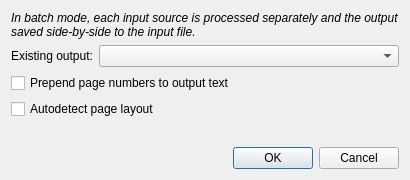
<?xml version="1.0" encoding="UTF-8"?>
<ui version="4.0">
 <class>BatchModeDialog</class>
 <widget class="QDialog" name="BatchModeDialog">
  <property name="geometry">
   <rect>
    <x>0</x>
    <y>0</y>
    <width>410</width>
    <height>180</height>
   </rect>
  </property>
  <property name="windowTitle">
   <string>Batch Mode</string>
  </property>
  <layout class="QGridLayout" name="gridLayout">
   <item row="4" column="0" colspan="2">
    <spacer name="verticalSpacer">
     <property name="orientation">
      <enum>Qt::Orientation::Vertical</enum>
     </property>
     <property name="sizeHint" stdset="0">
      <size>
       <width>20</width>
       <height>40</height>
      </size>
     </property>
    </spacer>
   </item>
   <item row="2" column="0" colspan="2">
    <widget class="QCheckBox" name="checkBoxPrependPage">
     <property name="text">
      <string>Prepend page numbers to output text</string>
     </property>
    </widget>
   </item>
   <item row="5" column="0" colspan="2">
    <widget class="QDialogButtonBox" name="buttonBox">
     <property name="orientation">
      <enum>Qt::Orientation::Horizontal</enum>
     </property>
     <property name="standardButtons">
      <set>QDialogButtonBox::StandardButton::Cancel|QDialogButtonBox::StandardButton::Ok</set>
     </property>
    </widget>
   </item>
   <item row="1" column="0">
    <widget class="QLabel" name="labelExisting">
     <property name="text">
      <string>Existing output:</string>
     </property>
    </widget>
   </item>
   <item row="1" column="1">
    <widget class="QComboBox" name="comboBoxExisting">
     <property name="sizePolicy">
      <sizepolicy hsizetype="MinimumExpanding" vsizetype="Fixed">
       <horstretch>0</horstretch>
       <verstretch>0</verstretch>
      </sizepolicy>
     </property>
    </widget>
   </item>
   <item row="0" column="0" colspan="2">
    <widget class="QLabel" name="labelIntro">
     <property name="sizePolicy">
      <sizepolicy hsizetype="Preferred" vsizetype="Minimum">
       <horstretch>0</horstretch>
       <verstretch>0</verstretch>
      </sizepolicy>
     </property>
     <property name="font">
      <font>
       <italic>true</italic>
      </font>
     </property>
     <property name="text">
      <string>In batch mode, each input source is processed separately and the output saved side-by-side to the input file.</string>
     </property>
     <property name="wordWrap">
      <bool>true</bool>
     </property>
    </widget>
   </item>
   <item row="3" column="0" colspan="2">
    <widget class="QCheckBox" name="checkBoxAutolayout">
     <property name="text">
      <string>Autodetect page layout</string>
     </property>
    </widget>
   </item>
  </layout>
 </widget>
 <resources/>
 <connections>
  <connection>
   <sender>buttonBox</sender>
   <signal>accepted()</signal>
   <receiver>BatchModeDialog</receiver>
   <slot>accept()</slot>
   <hints>
    <hint type="sourcelabel">
     <x>248</x>
     <y>254</y>
    </hint>
    <hint type="destinationlabel">
     <x>157</x>
     <y>274</y>
    </hint>
   </hints>
  </connection>
  <connection>
   <sender>buttonBox</sender>
   <signal>rejected()</signal>
   <receiver>BatchModeDialog</receiver>
   <slot>reject()</slot>
   <hints>
    <hint type="sourcelabel">
     <x>316</x>
     <y>260</y>
    </hint>
    <hint type="destinationlabel">
     <x>286</x>
     <y>274</y>
    </hint>
   </hints>
  </connection>
 </connections>
</ui>
